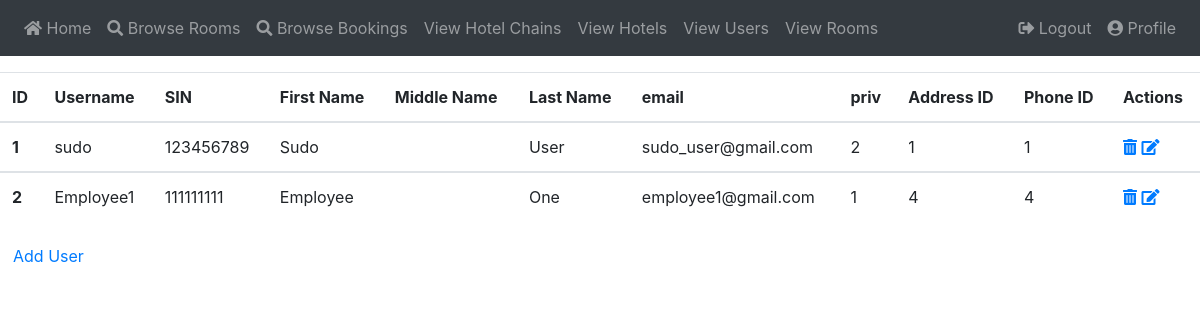
/view_users (signed in), run on the app's committed database.
### app/models.py (models this page shows, shortened)
class User(UserMixin, db.Model):
    id          = db.Column(db.Integer, primary_key = True)
    username    = db.Column(db.String(64), index = True, unique = True)
    pwd_hash    = db.Column(db.String(128))
    sin         = db.Column(db.Integer, nullable = False)
    first_name  = db.Column(db.String(32), nullable = False)
    middle_name = db.Column(db.String(32), nullable = True)
    last_name   = db.Column(db.String(32), nullable = False)
    email       = db.Column(db.String(128), nullable = False)
    priv        = db.Column(db.Integer, nullable = False, default = 0)
    address     = db.Column(db.Integer, db.ForeignKey('addr.id'))
    phone       = db.Column(db.Integer, db.ForeignKey('phone.id'))

### app/routes.py (the view)
@app.route("/view_users")
@login_required
def view_users():
    users = User.query.all()
    return render_template("view_users.html", users = users)

### app/models.py (called while the page is built)
@login.user_loader
def load_user(id):
    return User.query.get(int(id))

### app/templates/view_users.html
{% extends "base.html" %}
{% block content %}
    <table class="table">
        <thead>
            <tr>
                <th scope="col">ID</th>
                <th scope="col">Username</th>
                <th scope="col">SIN</th>
                <th scope="col">First Name</th>
                <th scope="col">Middle Name</th>
                <th scope="col">Last Name</th>
                <th scope="col">email</th>
                {% if current_user.priv > 1 %}
                    <th scope="col">priv</th>
                {% endif %}
                <th scope="col">Address ID</th>
                <th scope="col">Phone ID</th>
                <th scope="col">Actions</th>
            </tr>
        </thead>
    {% for u in users %}
        <tbody>
            <tr>
                <th scope="row">{{ u.id }}</th>
                <td>{{ u.username }}</td>
                <td>{{ u.sin }}</td>
                <td>{{ u.first_name }}</td>
                <td>{{ u.middle_name }}</td>
                <td>{{ u.last_name }}</td>
                <td>{{ u.email }}</td>
                {% if current_user.priv > 1 %}
                    <td>{{ u.priv }}</td>
                {% endif %}
                <td>{{ u.address }}</td>
                <td>{{ u.phone }}</td>
                <td>
                    {% if current_user.priv == 2 %}
                        <a href="{{ url_for('delete_user', user_id=u.id) }}"><span class="fa fa-trash-alt"></span></a>
                        <a href="{{ url_for('edit_user', username=u.username) }}"><span class="fa fa-edit"></span></a>
                    {% endif %}
                </td>
            </tr>
        </tbody>
    {% endfor %}
    </table>
    <a href="{{ url_for('add_user') }}" class="btn btn-green">Add User</a>
{% endblock %}

### data on the page
User: id "1", username "sudo", sin "123456789", first_name "Sudo", last_name "User", email "sudo_user@gmail.com", priv "2", address "1", phone "1"
User: id "2", username "Employee1", sin "111111111", first_name "Employee", last_name "One", email "employee1@gmail.com", priv "1", address "4", phone "4"
